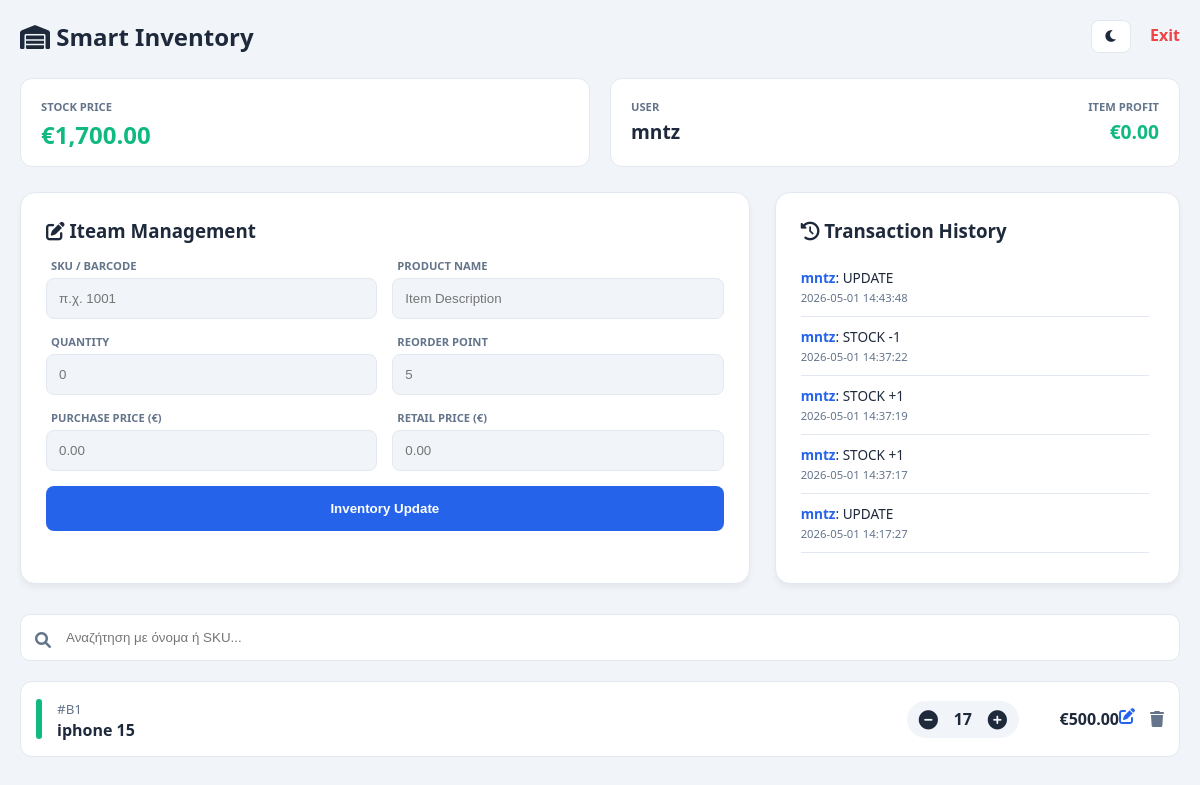
The page / (signed in) on the database its author committed.
### tables this page shows
CREATE TABLE logs (
                id INTEGER PRIMARY KEY AUTOINCREMENT,
                user_name TEXT,
                action TEXT,
                details TEXT,
                timestamp DATETIME DEFAULT CURRENT_TIMESTAMP
            );

CREATE TABLE items (
                id INTEGER PRIMARY KEY AUTOINCREMENT,
                code TEXT UNIQUE NOT NULL,
                name TEXT NOT NULL,
                qty INTEGER NOT NULL DEFAULT 0,
                min_limit INTEGER NOT NULL DEFAULT 5,
                buy_price REAL DEFAULT 0.0,
                sell_price REAL DEFAULT 0.0
            );

### app.py (the view)
@app.route('/')
def index():
    if 'user' not in session: return redirect(url_for('login'))
    with get_db_connection() as conn:
        items = conn.execute('SELECT * FROM items ORDER BY id DESC').fetchall()
        history = conn.execute('SELECT * FROM logs ORDER BY timestamp DESC').fetchall()
        total_val = conn.execute('SELECT SUM(qty * buy_price) FROM items').fetchone()[0] or 0
    return render_template('index.html', items=items, history=history, total_value=total_val)

### app.py (called while the page is built)
def get_db_connection():
    conn = sqlite3.connect('inventory.db', timeout=20)
    conn.row_factory = sqlite3.Row
    conn.execute('PRAGMA journal_mode=WAL;')
    return conn

### templates/index.html (shortened to what this page needs)
<!DOCTYPE html>
<html lang="el">
<head>
    <link rel="stylesheet" href="https://cdnjs.cloudflare.com/ajax/libs/font-awesome/6.0.0/css/all.min.css">
</head>
<body>
<div class="container">
    <header>
        <h2><i class="fas fa-warehouse"></i> Smart Inventory</h2>
        <div>
            <button onclick="toggleTheme()" style="padding:8px 12px; cursor:pointer; border-radius:8px; border:1px solid var(--b); background:var(--c); color:var(--t);"><i class="fas fa-moon"></i></button>
            <a href="/logout" style="margin-left: 15px; color: var(--d); text-decoration:none; font-weight:bold;">Exit</a>
        </div>
    </header>
    <div class="stats-grid">
        <div class="stat-card">
            <small style="color:var(--m); font-weight:bold; text-transform:uppercase; font-size:0.7rem;">Stock Price</small>
            <h2 style="color:var(--s); margin-top:2px;">€{{ "{:,.2f}".format(total_value) }}</h2>
        </div>
        <div class="stat-card">
            <div style="display: flex; justify-content: space-between; align-items: start;">
                <div>
                    <small style="color:var(--m); font-weight:bold; text-transform:uppercase; font-size:0.7rem;">User</small>
                    <h2 style="margin-top:2px; font-size:1.2rem;">{{ session['user'] }}</h2>
                </div>
                <div style="text-align: right;">
                    <small style="color:var(--m); font-weight:bold; text-transform:uppercase; font-size:0.7rem;">Item Profit</small>
                    <h2 id="profit-display" style="margin-top:2px; font-size:1.2rem; color:var(--s);">€0.00</h2>
                </div>
            </div>
        </div>
    </div>
    <div class="main-grid">
        <section class="glass-panel">
            <h3 style="margin-bottom:15px;"><i class="fas fa-edit"></i> Iteam Management</h3>
            <form action="/update_stock" method="POST" class="form-grid">
                <div class="form-group">
                    <label>SKU / Barcode</label>
                    <input type="text" name="code" id="sku" placeholder="π.χ. 1001" required>
                </div>
                <div class="form-group">
                    <label>Product Name</label>
                    <input type="text" name="item" id="name" placeholder="Item Description" required>
                </div>
                <div class="form-group">
                    <label>Quantity</label>
                    <input type="number" name="quantity" id="qty" placeholder="0">
                </div>
                <div class="form-group">
                    <label>Reorder Point</label>
                    <input type="number" name="min_limit" id="lim" placeholder="5">
                </div>
                <div class="form-group">
                    <label>Purchase price (€)</label>
                    <input type="number" step="0.01" name="buy_price" id="buy" placeholder="0.00" oninput="calcProfit()">
                </div>
                <div class="form-group">
                    <label>Retail Price (€)</label>
                    <input type="number" step="0.01" name="sell_price" id="sell" placeholder="0.00" oninput="calcProfit()">
                </div>
                <button type="submit" class="btn-main">Inventory Update</button>
            </form>
        </section>
        <section class="glass-panel">
            <h3 style="margin-bottom:15px;"><i class="fas fa-history"></i> Transaction History</h3>
            <div class="log-box">
                {% for log in history %}
                <div style="padding:10px 0; border-bottom:1px solid var(--b); font-size: 0.85rem;">
                    <span style="font-weight:bold; color:var(--p);">{{ log.user_name }}</span>: {{ log.action }}
                    <br>
                    <small style="color:var(--m)">{{ log.timestamp }}</small>
                </div>
                {% endfor %}
            </div>
        </section>
    </div>
    <div style="position: relative;">
        <i class="fas fa-search" style="position: absolute; left: 15px; top: 18px; color: var(--m);"></i>
        <input type="text" id="liveSearch" class="search-bar" placeholder="Αναζήτηση με όνομα ή SKU...">
    </div>
    <div id="inventory-list">
        {% for item in items %}
        <div class="item-card" data-name="{{ item.name|lower }}" data-code="{{ item.code|lower }}">
            <div class="indicator {{ 'low-stock' if item.qty < item.min_limit else 'in-stock' }}"></div>
            <div style="flex-grow: 1;">
                <small style="color:var(--m)">#{{ item.code }}</small><br>
                <strong>{{ item.name }}</strong>
            </div>
            <div class="qty-controls">
                <a href="/quick_update/{{ item.id }}/sub" class="qty-btn"><i class="fas fa-minus-circle"></i></a>
                <span style="font-weight:bold; width:30px; text-align:center;">{{ item.qty }}</span>
                <a href="/quick_update/{{ item.id }}/add" class="qty-btn"><i class="fas fa-plus-circle"></i></a>
            </div>
            <div style="font-weight:bold; width:80px; text-align:right;">€{{ "{:.2f}".format(item.sell_price) }}</div>
            <div class="actions">
                <i class="fas fa-edit edit-icon" onclick="editItem('{{ item.code }}')"></i>
                <a href="/delete/{{ item.id }}" onclick="return confirm('Διαγραφή;')" class="delete-icon"><i class="fas fa-trash"></i></a>
            </div>
        </div>
        {% endfor %}
    </div>
</div>
</body>
</html>

### templates/index.html (style rules this page uses)
:root { --p:#2563eb; --s:#10b981; --d:#ef4444; --bg:#f1f5f9; --c:#ffffff; --t:#1e293b; --m:#64748b; --b:#e2e8f0; }
* { box-sizing: border-box; margin: 0; padding: 0; }
body { font-family: 'Segoe UI', sans-serif; background: var(--bg); color: var(--t); padding: 20px; transition: 0.3s; }
.container { max-width: 1200px; margin: auto; }
header { display: flex; justify-content: space-between; align-items: center; margin-bottom: 25px; }
.stats-grid { display: grid; grid-template-columns: repeat(auto-fit, minmax(200px, 1fr)); gap: 20px; margin-bottom: 25px; }
.stat-card { background: var(--c); padding: 15px 20px; border-radius: 12px; border: 1px solid var(--b); }
.main-grid { display: grid; grid-template-columns: 1.8fr 1fr; gap: 25px; margin-bottom: 30px; }
.glass-panel { background: var(--c); border-radius: 15px; border: 1px solid var(--b); padding: 25px; box-shadow: 0 4px 6px rgba(0,0,0,0.05); }
.form-grid { display: grid; grid-template-columns: repeat(2, 1fr); gap: 15px; }
.form-group { display: flex; flex-direction: column; gap: 5px; }
.form-group label { font-size: 0.7rem; font-weight: bold; color: var(--m); text-transform: uppercase; margin-left: 5px; }
input { padding: 12px; border: 1px solid var(--b); border-radius: 8px; background: var(--bg); color: var(--t); width: 100%; outline:none; }
.btn-main { grid-column: span 2; padding: 15px; background: var(--p); color: white; border: none; border-radius: 8px; font-weight: bold; cursor: pointer; transition: 0.2s; }
.log-box { max-height: 300px; overflow-y: auto; padding-right: 5px; }
.search-bar { width: 100%; padding: 15px 15px 15px 45px; border-radius: 10px; border: 1px solid var(--b); margin-bottom: 20px; background: var(--c); color: var(--t); }
.item-card { display: flex; align-items: center; background: var(--c); padding: 15px; border-radius: 12px; border: 1px solid var(--b); margin-bottom: 10px; }
.indicator { width: 6px; height: 40px; border-radius: 10px; margin-right: 15px; }
.in-stock { background: var(--s); }
.qty-controls { display: flex; align-items: center; gap: 10px; margin: 0 20px; padding: 5px 12px; background: var(--bg); border-radius: 20px; }
.qty-btn { color: var(--t); text-decoration: none; font-size: 1.2rem; }
.actions { margin-left: auto; display: flex; gap: 15px; }
.edit-icon { color: var(--p); cursor: pointer; }
.delete-icon { color: var(--m); }

### rows shown on the page
logs: user_name "mntz", action "UPDATE", timestamp "2026-05-01 14:43:48"
logs: user_name "mntz", action "STOCK -1", timestamp "2026-05-01 14:37:22"
logs: user_name "mntz", action "STOCK +1", timestamp "2026-05-01 14:37:19"
logs: user_name "mntz", action "STOCK +1", timestamp "2026-05-01 14:37:17"
logs: user_name "mntz", action "UPDATE", timestamp "2026-05-01 14:17:27"
items: code "B1", name "iphone 15", qty "17", sell_price "500.00"

### other values the page prints
{{ "{:,.2f}".format(total_value) }} "1,700.00"
{{ session['user'] }} "mntz"
